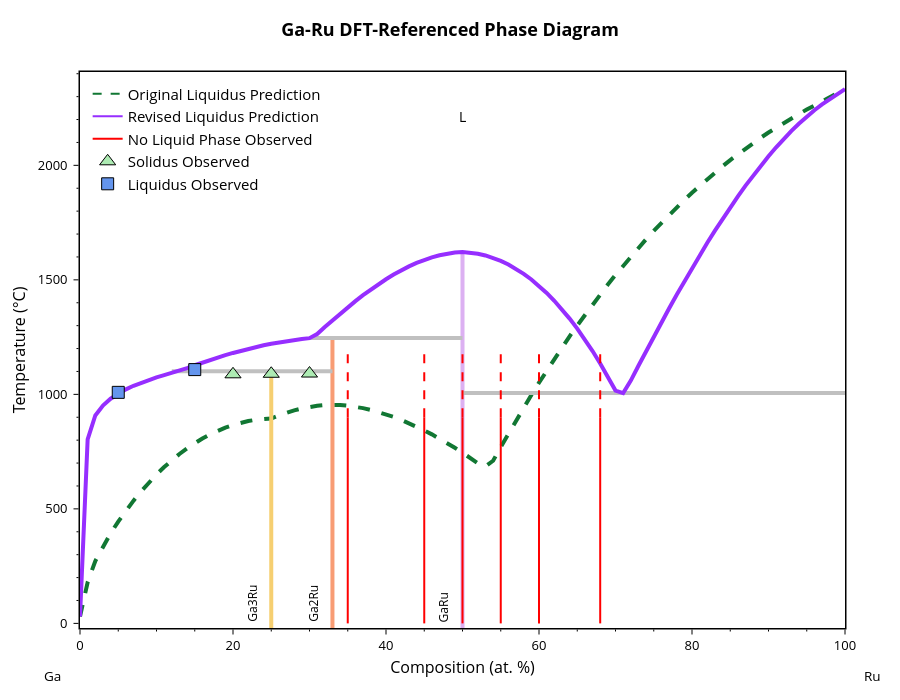

The notebook cell saved with this chart:
### Markdown cell above
## 5 - Compare original vs revised predictions

Contrast the updated phase diagram against the original ML prediction.

### Code cell
# no_liquid_comps.remove(50)
bl.update_params(adj_params) # update the parameters and generate the DFT-referenced phase diagram
bl.digitized_liq = predicted_liquidus_line # set the original predicted line as the liquidus reference for plotting
fig = blp.get_plot('pred+liq') # generate the plot as a figure object so it can be modified
add_experimental_traces(fig, inc_no_liquid=True) # add the experimental data to the plot

# Manually edit trace colors and names and update layout. This may need to be altered if the trace order changes
fig.data[0].line.color = '#117733' # reference liquidus - plotted line 
fig.data[7].line.color = '#962EFF' # adjusted liquidus - plotted line
fig.data[8].line.color = '#117733' # reference liquidus - legend
fig.data[8].name = 'Original Liquidus Prediction'
fig.data[9].line.color = '#962EFF' # adjusted liquidus - legend
fig.data[9].name = 'Revised Liquidus Prediction'
fig.update_layout(width=900, height=700)
fig.show()

# Create another version without labels for manual labeling in powerpoint
# fig_dict = fig.to_dict()
# fig_dict['layout'].pop('title', None)
# fig_dict['layout']['xaxis'].pop('title', None)
# fig_dict['layout']['yaxis'].pop('title', None)
# fig_dict['layout'].pop('annotations', None)
# fig_no_labels = go.Figure(fig_dict)
# fig_no_labels.layout.showlegend = False
# fig_no_labels.layout.xaxis.showticklabels = False
# fig_no_labels.layout.yaxis.showticklabels = False
# fig_no_labels.update_layout(yaxis_range=[-150, 2550])
# fig_no_labels.add_trace(go.Scatter(
#     x=[bl.phases[0]['comp']*100, bl.phases[1]['comp']*100],
#     y=[bl.component_data[bl.components[0]][1]-275, bl.component_data[bl.components[0]][1]-275],
#     mode='lines',
#     line=dict(color='silver', width=4),
#     showlegend=False))
# fig_no_labels.show()

# Save the figure without labels
# figures_dir = cfg.project_root / "figures"
# if os.path.isdir(figures_dir):
#     fig_no_labels.write_image(figures_dir / "Ga-Ru_phase_diagram_cleaned.svg")
#     print(f"Figure saved to {figures_dir}")

### Figure 1 — Plotly figure (JSON) as saved in the notebook; plotly's stock layout.template omitted (floating-point values rounded to 4 significant figures)
{"data": [{"line": {"color": "#117733", "dash": "dash", "width": 4}, "mode": "lines", "showlegend": false, "type": "scatter", "x": [0, 1, 2, 3, 4, 5, 6, 7.0, 8, 9, 10, 11, 12, 13, 14.0, 15, 16, 17, 18, 19, 20, 21, 22, 23, 24, 25, 26, 27, 28.0, 29.0, 30, 31, 32, 33, 34, 35, 36, 37, 38, 39, 40, 41, 42, 43, 44, 45, 46, 47, 48, 49, 50, 51, 52, 53, 54, 55.0, 56.0, 57.0, 58.0, 59, 60, 61, 62, 63, 64, 65, 66, 67, 68, 69, 70, 71, 72, 73, 74, 75, 76, 77, 78, 79, 80, 81, 82, 83, 84, 85, 86, 87, 88, 89, 90, 91, 92, 93, 94, 95, 96, 97, 98, 99, 100], "y": [29.75, 179.7, 272.4, 336.7, 393.1, 444.5, 492.0, 536.0, 576.9, 614.9, 650.0, 682.5, 712.4, 739.8, 764.7, 787.3, 807.5, 825.5, 841.3, 854.9, 866.5, 876.0, 883.5, 889.1, 892.7, 894.5, 907.6, 919.8, 930.1, 938.6, 945.4, 950.4, 953.6, 955.3, 953.7, 950.5, 945.9, 939.8, 932.3, 923.3, 913.0, 901.5, 888.6, 874.5, 859.2, 842.8, 825.3, 806.7, 787.2, 766.6, 745.1, 722.8, 699.6, 685.2, 710.0, 770.1, 828.8, 886.3, 942.5, 997.4, 1051.0, 1103.0, 1155.0, 1205.0, 1253.0, 1301.0, 1347.0, 1392.0, 1437.0, 1479.0, 1521.0, 1562.0, 1602.0, 1640.0, 1678.0, 1714.0, 1749.0, 1784.0, 1817.0, 1849.0, 1881.0, 1911.0, 1940.0, 1969.0, 1996.0, 2023.0, 2049.0, 2074.0, 2098.0, 2121.0, 2143.0, 2165.0, 2186.0, 2206.0, 2225.0, 2243.0, 2261.0, 2279.0, 2295.0, 2312.0, 2333.0]}, {"hovertemplate": "label=Ga3Ru<br>x=%{x}<br>t=%{y}<extra></extra>", "legendgroup": "Ga3Ru", "line": {"color": "rgb(246, 207, 113)", "dash": "solid", "width": 4}, "marker": {"symbol": "circle"}, "mode": "lines", "name": "Ga3Ru", "orientation": "v", "showlegend": false, "type": "scatter", "x": [25, 25, 25, 25, 25, 25, 25, 25, 25, 25, 25, 25, 25, 25, 25], "xaxis": "x", "y": [29.75, 1101.0, 803.3, 951.4, 907.7, 1038.0, 1022.0, 980.9, 1004.0, 1051.0, 1063.0, 1074.0, 1093.0, 1084.0, -273.1], "yaxis": "y"}, {"hovertemplate": "label=Ga2Ru<br>x=%{x}<br>t=%{y}<extra></extra>", "legendgroup": "Ga2Ru", "line": {"color": "rgb(248, 156, 116)", "dash": "solid", "width": 4}, "marker": {"symbol": "circle"}, "mode": "lines", "name": "Ga2Ru", "orientation": "v", "showlegend": false, "type": "scatter", "x": [33, 33, 33, 33, 33, 33, 33, 33, 33, 33, 33, 33, 33, 33, 33, 33, 33, 33, 33, 33, 33], "xaxis": "x", "y": [1101.0, 1102.0, 1115.0, 1127.0, 1150.0, 1139.0, 1247.0, 1245.0, 1233.0, 1242.0, 1238.0, 1214.0, 1190.0, 1161.0, 1227.0, 1221.0, 1207.0, 1199.0, 1181.0, 1171.0, -273.1], "yaxis": "y"}, {"hovertemplate": "label=GaRu<br>x=%{x}<br>t=%{y}<extra></extra>", "legendgroup": "GaRu", "line": {"color": "rgb(220, 176, 242)", "dash": "solid", "width": 4}, "marker": {"symbol": "circle"}, "mode": "lines", "name": "GaRu", "orientation": "v", "showlegend": false, "type": "scatter", "x": [50, 50, 50, 50, 50, 50, 50, 50, 50, 50, 50, 50, 50, 50, 50, 50, 50, 50, 50, 50, 50, 50, 50, 50, 50, 50, 50, 50, 50, 50, 50, 50, 50, 50, 50, 50, 50, 50, 50, 50, 50, 50, 50, 50], "xaxis": "x", "y": [1433.0, 1503.0, 1523.0, 1481.0, 1458.0, 1247.0, 1006.0, 1017.0, 1409.0, 1371.0, 1287.0, 1331.0, 1078.0, 1135.0, 1240.0, 1189.0, 1502.0, 1548.0, 1526.0, 1606.0, 1596.0, 1567.0, 1583.0, 1614.0, 1619.0, 1598.0, 1559.0, 1542.0, 1294.0, 1264.0, 1443.0, 1474.0, 1622.0, 1622.0, 1574.0, 1587.0, 1607.0, 1324.0, 1352.0, 1407.0, 1380.0, 1619.0, 1614.0, -273.1], "yaxis": "y"}, {"hovertemplate": "x=%{x}<br>y=%{y}<extra></extra>", "legendgroup": "", "line": {"color": "Silver", "dash": "solid", "width": 4}, "marker": {"symbol": "circle"}, "mode": "lines", "name": "", "orientation": "v", "showlegend": false, "type": "scatter", "x": [50, 71, 100], "xaxis": "x", "y": [1006.0, 1006.0, 1006.0], "yaxis": "y"}, {"hovertemplate": "x=%{x}<br>y=%{y}<extra></extra>", "legendgroup": "", "line": {"color": "Silver", "dash": "solid", "width": 4}, "marker": {"symbol": "circle"}, "mode": "lines", "name": "", "orientation": "v", "showlegend": false, "type": "scatter", "x": [12, 25, 33], "xaxis": "x", "y": [1101.0, 1101.0, 1101.0], "yaxis": "y"}, {"hovertemplate": "x=%{x}<br>y=%{y}<extra></extra>", "legendgroup": "", "line": {"color": "Silver", "dash": "solid", "width": 4}, "marker": {"symbol": "circle"}, "mode": "lines", "name": "", "orientation": "v", "showlegend": false, "type": "scatter", "x": [30, 33, 50], "xaxis": "x", "y": [1247.0, 1247.0, 1247.0], "yaxis": "y"}, {"hovertemplate": "label=L<br>x=%{x}<br>t=%{y}<extra></extra>", "legendgroup": "L", "line": {"color": "#962EFF", "dash": "solid", "width": 4}, "marker": {"symbol": "circle"}, "mode": "lines", "name": "L", "orientation": "v", "showlegend": false, "type": "scatter", "x": [0, 1, 2, 3, 4, 5, 6, 7.0, 8, 9, 10, 11, 12, 13, 14.0, 15, 16, 17, 18, 19, 20, 21, 22, 23, 24, 25, 26, 27, 28.0, 29.0, 30, 31, 32, 33, 34, 35, 36, 37, 38, 39, 40, 41, 42, 43, 44, 45, 46, 47, 48, 49, 50, 51, 52, 53, 54, 55.0, 56.0, 57.0, 58.0, 59, 60, 61, 62, 63, 64, 65, 66, 67, 68, 69, 70, 71, 72, 73, 74, 75, 76, 77, 78, 79, 80, 81, 82, 83, 84, 85, 86, 87, 88, 89, 90, 91, 92, 93, 94, 95, 96, 97, 98, 99, 100], "xaxis": "x", "y": [29.75, 803.3, 907.7, 951.4, 980.9, 1004.0, 1022.0, 1038.0, 1051.0, 1063.0, 1074.0, 1084.0, 1093.0, 1102.0, 1115.0, 1127.0, 1139.0, 1150.0, 1161.0, 1171.0, 1181.0, 1190.0, 1199.0, 1207.0, 1214.0, 1221.0, 1227.0, 1233.0, 1238.0, 1242.0, 1245.0, 1264.0, 1294.0, 1324.0, 1352.0, 1380.0, 1407.0, 1433.0, 1458.0, 1481.0, 1503.0, 1523.0, 1542.0, 1559.0, 1574.0, 1587.0, 1598.0, 1607.0, 1614.0, 1619.0, 1622.0, 1619.0, 1614.0, 1606.0, 1596.0, 1583.0, 1567.0, 1548.0, 1526.0, 1502.0, 1474.0, 1443.0, 1409.0, 1371.0, 1331.0, 1287.0, 1240.0, 1189.0, 1135.0, 1078.0, 1017.0, 1006.0, 1060.0, 1125.0, 1189.0, 1252.0, 1314.0, 1375.0, 1435.0, 1494.0, 1551.0, 1607.0, 1662.0, 1715.0, 1767.0, 1817.0, 1865.0, 1912.0, 1956.0, 1999.0, 2040.0, 2079.0, 2116.0, 2150.0, 2183.0, 2213.0, 2241.0, 2266.0, 2289.0, 2310.0, 2333.0], "yaxis": "y"}, {"line": {"color": "#117733", "dash": "dash"}, "mode": "lines", "name": "Original Liquidus Prediction", "showlegend": true, "type": "scatter", "x": [null], "y": [null]}, {"line": {"color": "#962EFF"}, "marker": {"color": "#117733"}, "mode": "lines", "name": "Revised Liquidus Prediction", "showlegend": true, "type": "scatter", "x": [null], "y": [null]}, {"line": {"color": "red", "width": 2}, "mode": "lines", "name": "No Liquid Phase Observed", "showlegend": true, "type": "scatter", "x": [35, 35], "y": [0, 900]}, {"line": {"color": "red", "dash": "dash", "width": 2}, "mode": "lines", "showlegend": false, "type": "scatter", "x": [35, 35], "y": [900, 1200]}, {"line": {"color": "red", "width": 2}, "mode": "lines", "showlegend": false, "type": "scatter", "x": [45, 45], "y": [0, 900]}, {"line": {"color": "red", "dash": "dash", "width": 2}, "mode": "lines", "showlegend": false, "type": "scatter", "x": [45, 45], "y": [900, 1200]}, {"line": {"color": "red", "width": 2}, "mode": "lines", "showlegend": false, "type": "scatter", "x": [50, 50], "y": [0, 900]}, {"line": {"color": "red", "dash": "dash", "width": 2}, "mode": "lines", "showlegend": false, "type": "scatter", "x": [50, 50], "y": [900, 1200]}, {"line": {"color": "red", "width": 2}, "mode": "lines", "showlegend": false, "type": "scatter", "x": [55, 55], "y": [0, 900]}, {"line": {"color": "red", "dash": "dash", "width": 2}, "mode": "lines", "showlegend": false, "type": "scatter", "x": [55, 55], "y": [900, 1200]}, {"line": {"color": "red", "width": 2}, "mode": "lines", "showlegend": false, "type": "scatter", "x": [60, 60], "y": [0, 900]}, {"line": {"color": "red", "dash": "dash", "width": 2}, "mode": "lines", "showlegend": false, "type": "scatter", "x": [60, 60], "y": [900, 1200]}, {"line": {"color": "red", "width": 2}, "mode": "lines", "showlegend": false, "type": "scatter", "x": [68, 68], "y": [0, 900]}, {"line": {"color": "red", "dash": "dash", "width": 2}, "mode": "lines", "showlegend": false, "type": "scatter", "x": [68, 68], "y": [900, 1200]}, {"marker": {"color": "#ADEBB3", "line": {"color": "black", "width": 1}, "size": 14, "symbol": "triangle-up"}, "mode": "markers", "name": "Solidus Observed", "type": "scatter", "x": [20, 25, 30], "y": [1088.0, 1090.0, 1091.0]}, {"marker": {"color": "cornflowerblue", "line": {"color": "black", "width": 1}, "size": 12, "symbol": "square"}, "mode": "markers", "name": "Liquidus Observed", "type": "scatter", "x": [5, 15], "y": [1009.0, 1108.0]}], "layout": {"annotations": [{"borderpad": 5, "font": {"color": "black", "size": 12}, "showarrow": false, "text": "Ga3Ru", "textangle": -90, "x": 22.5, "y": -20.15, "yanchor": "bottom"}, {"borderpad": 5, "font": {"color": "black", "size": 12}, "showarrow": false, "text": "Ga2Ru", "textangle": -90, "x": 30.5, "y": -20.15, "yanchor": "bottom"}, {"borderpad": 5, "font": {"color": "black", "size": 12}, "showarrow": false, "text": "GaRu", "textangle": -90, "x": 47.5, "y": -20.15, "yanchor": "bottom"}, {"font": {"color": "black", "size": 14}, "showarrow": false, "text": "L", "x": 50, "y": 2213.0}, {"font": {"color": "black", "size": 13.5}, "showarrow": false, "text": "Ga", "x": -0.05, "xanchor": "left", "xref": "paper", "y": -0.086, "yanchor": "middle", "yref": "paper"}, {"font": {"color": "black", "size": 13.5}, "showarrow": false, "text": "Ru", "x": 1.05, "xanchor": "right", "xref": "paper", "y": -0.086, "yanchor": "middle", "yref": "paper"}], "font": {"color": "black", "size": 13}, "height": 700, "legend": {"font": {"size": 15}, "x": 0.01, "xanchor": "left", "y": 0.99, "yanchor": "top"}, "margin": {"b": 72, "r": 55, "t": 72}, "plot_bgcolor": "white", "showlegend": true, "title": {"font": {"color": "black", "size": 18}, "text": "<b>Ga-Ru DFT-Referenced Phase Diagram</b>", "x": 0.5, "xanchor": "center", "yanchor": "bottom"}, "width": 900, "xaxis": {"linecolor": "black", "linewidth": 1.5, "minor": {"nticks": 5, "tickcolor": "black", "ticklen": 2, "ticks": "outside", "tickwidth": 1}, "mirror": true, "range": [0, 100], "showline": true, "tickcolor": "black", "tickformat": ".0f", "ticklen": 5, "ticks": "outside", "tickwidth": 1, "title": {"font": {"size": 16}, "standoff": 8, "text": "Composition (at. %)"}}, "yaxis": {"linecolor": "black", "linewidth": 1.5, "minor": {"nticks": 5, "tickcolor": "black", "ticklen": 2, "ticks": "outside", "tickwidth": 1}, "mirror": true, "range": [-20.15, 2408.0], "showline": true, "tickcolor": "black", "ticklen": 5, "ticks": "outside", "ticksuffix": " ", "tickwidth": 1, "title": {"font": {"size": 16}, "standoff": 8, "text": "Temperature (°C)"}}}}
